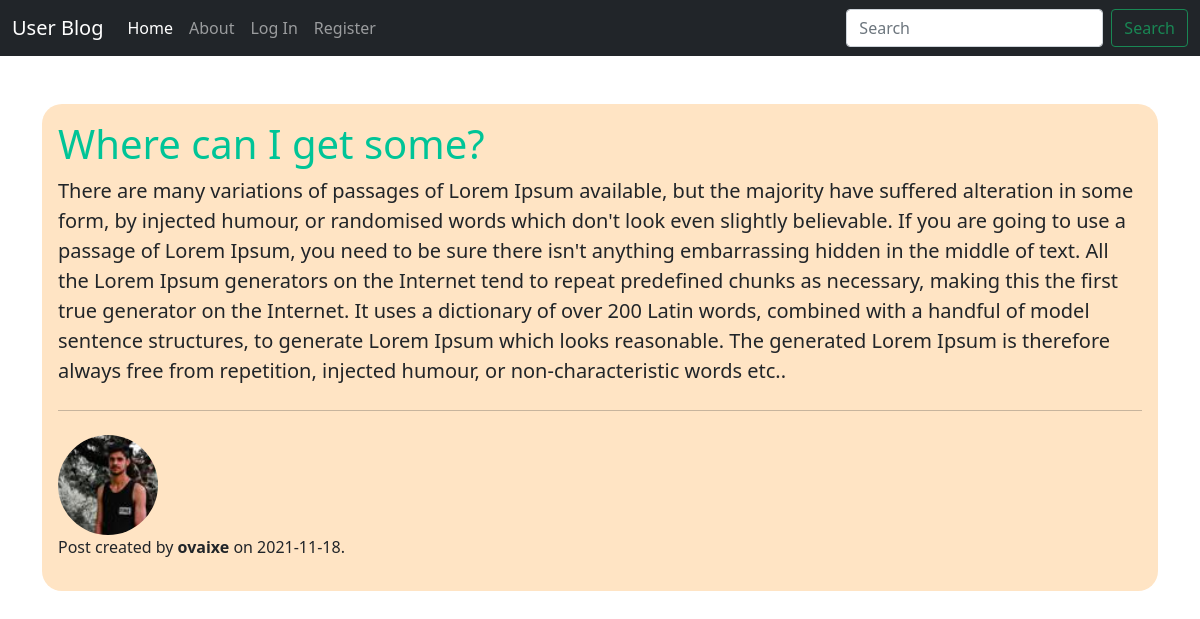
/post/1, run on the app's committed database.
### blog/models.py (models this page shows, shortened)
class Post(db.Model):
    id = db.Column(db.Integer, primary_key=True)
    title = db.Column(db.String(50), nullable=False)
    content = db.Column(db.Text, nullable=False)
    date_posted = db.Column(db.DateTime, nullable=False, default=datetime.utcnow)
    user_id = db.Column(db.Integer, db.ForeignKey('user.id'), nullable=False)

class User(db.Model, UserMixin):
    id = db.Column(db.Integer, primary_key=True)
    username = db.Column(db.String(20), unique=True, nullable=False)
    email = db.Column(db.String(120), unique=True, nullable=False)
    image_file = db.Column(db.String(20), nullable=False, default='default.jpg')
    password = db.Column(db.String(60), nullable=False)
    posts = db.relationship('Post', backref='author', lazy=True)

### blog/posts/routes.py (the view)
@posts.route('/post/<int:post_id>')
def post(post_id):
    post = Post.query.get_or_404(post_id)
    return render_template('post.html', post=post, title=post.title)

### blog/templates/post.html (shortened to what this page needs)
{% extends 'home.html' %}
{% block content %}
<div class="jumbotron post-card p-3 mt-5">
    <h1 class="display-6 p-title">{{ post.title }}</h1>
    <p class="lead">{{ post.content }}.</p>
    <hr class="my-4">
    <img class="rounded-circle account-img" src="{{ url_for('static', filename='imgs/'+post.author.image_file) }}">
    <p>Post created by <b>{{ post.author.username }}</b> on {{ post.date_posted.strftime('%Y-%m-%d') }}.</p>
</div>
{% endblock content %}

### blog/static/main.css (style rules this page uses)
.post-card { background-color: bisque; border-radius: 20px; }
.account-img { width: 100px; height: 100px; object-fit: cover; object-position: bottom; }
.p-title { color: #00C497; }

### data on the page
Post: title "Where can I get some?", content "There are many variations of passages of Lorem Ipsum available, but the majority have suffered alteration in some form, by injected humour, or randomised words which don't look even slightly believable. If you are going to use a passage of Lorem Ipsum, you need to be sure there isn't anything embarrassing hidden in the middle of text. All the Lorem Ipsum generators on the Internet tend to repeat predefined chunks as necessary, making this the first true generator on the Internet. It uses a dictionary of over 200 Latin words, combined with a handful of model sentence structures, to generate Lorem Ipsum which looks reasonable. The generated Lorem Ipsum is therefore always free from…", date_posted "2021-11-18"
User: image_file (picture), author.username "ovaixe"
